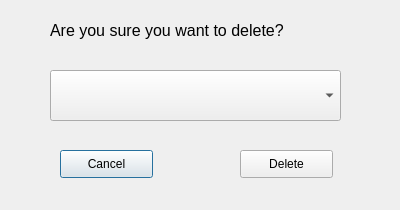
<?xml version="1.0" encoding="UTF-8"?>
<ui version="4.0">
 <class>deletecategory</class>
 <widget class="QDialog" name="deletecategory">
  <property name="geometry">
   <rect>
    <x>0</x>
    <y>0</y>
    <width>400</width>
    <height>210</height>
   </rect>
  </property>
  <property name="windowTitle">
   <string>Dialog</string>
  </property>
  <widget class="QPushButton" name="pushButton">
   <property name="geometry">
    <rect>
     <x>60</x>
     <y>150</y>
     <width>93</width>
     <height>28</height>
    </rect>
   </property>
   <property name="text">
    <string>Cancel</string>
   </property>
  </widget>
  <widget class="QLabel" name="label">
   <property name="geometry">
    <rect>
     <x>50</x>
     <y>10</y>
     <width>301</width>
     <height>41</height>
    </rect>
   </property>
   <property name="font">
    <font>
     <pointsize>12</pointsize>
    </font>
   </property>
   <property name="text">
    <string>Are you sure you want to delete?</string>
   </property>
  </widget>
  <widget class="QPushButton" name="pushButton_2">
   <property name="geometry">
    <rect>
     <x>240</x>
     <y>150</y>
     <width>93</width>
     <height>28</height>
    </rect>
   </property>
   <property name="text">
    <string>Delete</string>
   </property>
  </widget>
  <widget class="QComboBox" name="comboBox">
   <property name="geometry">
    <rect>
     <x>50</x>
     <y>70</y>
     <width>291</width>
     <height>51</height>
    </rect>
   </property>
   <property name="font">
    <font>
     <pointsize>11</pointsize>
    </font>
   </property>
   <property name="placeholderText">
    <string>Select a Category</string>
   </property>
  </widget>
 </widget>
 <resources/>
 <connections/>
</ui>
